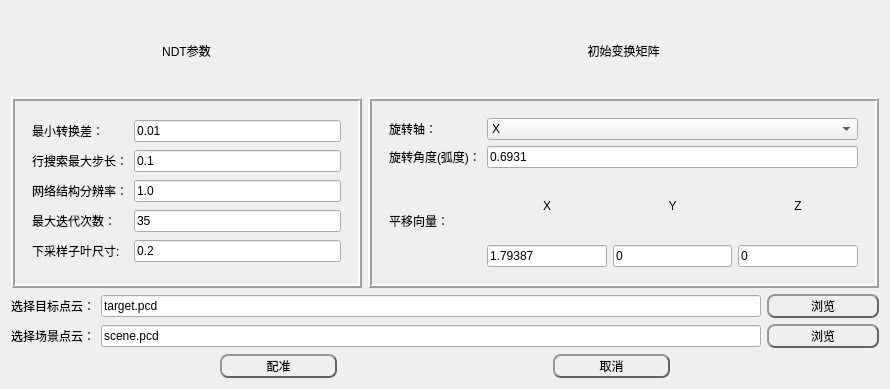
<?xml version="1.0" encoding="UTF-8"?>
<ui version="4.0">
 <class>NDTDlgClass</class>
 <widget class="QWidget" name="NDTDlgClass">
  <property name="geometry">
   <rect>
    <x>0</x>
    <y>0</y>
    <width>880</width>
    <height>389</height>
   </rect>
  </property>
  <property name="windowTitle">
   <string>NDT配准</string>
  </property>
  <layout class="QGridLayout" name="gridLayout_2">
   <item row="0" column="0">
    <layout class="QGridLayout" name="gridLayout_3">
     <item row="0" column="1">
      <widget class="QLabel" name="label_9">
       <property name="text">
        <string>&lt;html&gt;&lt;head/&gt;&lt;body&gt;&lt;p align=&quot;center&quot;&gt;初始变换矩阵&lt;/p&gt;&lt;/body&gt;&lt;/html&gt;</string>
       </property>
      </widget>
     </item>
     <item row="0" column="0">
      <widget class="QLabel" name="label_8">
       <property name="text">
        <string>&lt;html&gt;&lt;head/&gt;&lt;body&gt;&lt;p align=&quot;center&quot;&gt;NDT参数&lt;/p&gt;&lt;/body&gt;&lt;/html&gt;</string>
       </property>
      </widget>
     </item>
     <item row="1" column="1">
      <widget class="QFrame" name="frame">
       <property name="minimumSize">
        <size>
         <width>511</width>
         <height>171</height>
        </size>
       </property>
       <property name="frameShape">
        <enum>QFrame::Box</enum>
       </property>
       <property name="frameShadow">
        <enum>QFrame::Raised</enum>
       </property>
       <property name="lineWidth">
        <number>2</number>
       </property>
       <widget class="QWidget" name="layoutWidget">
        <property name="geometry">
         <rect>
          <x>10</x>
          <y>10</y>
          <width>491</width>
          <height>171</height>
         </rect>
        </property>
        <layout class="QGridLayout" name="gridLayout_4">
         <item row="1" column="0">
          <widget class="QLabel" name="label_13">
           <property name="text">
            <string>旋转角度(弧度)：</string>
           </property>
          </widget>
         </item>
         <item row="0" column="0">
          <widget class="QLabel" name="label_11">
           <property name="text">
            <string>旋转轴：</string>
           </property>
          </widget>
         </item>
         <item row="1" column="1">
          <widget class="QLineEdit" name="AngleRotation">
           <property name="text">
            <string>0.6931</string>
           </property>
          </widget>
         </item>
         <item row="0" column="1">
          <widget class="QComboBox" name="Axis">
           <item>
            <property name="text">
             <string>X</string>
            </property>
           </item>
           <item>
            <property name="text">
             <string>Y</string>
            </property>
           </item>
           <item>
            <property name="text">
             <string>Z</string>
            </property>
           </item>
           <item>
            <property name="text">
             <string>W</string>
            </property>
           </item>
          </widget>
         </item>
         <item row="2" column="0">
          <widget class="QLabel" name="label_14">
           <property name="text">
            <string>平移向量：</string>
           </property>
          </widget>
         </item>
         <item row="2" column="1">
          <layout class="QGridLayout" name="gridLayout_5">
           <item row="1" column="3">
            <widget class="QLineEdit" name="Z">
             <property name="text">
              <string>0</string>
             </property>
            </widget>
           </item>
           <item row="0" column="1">
            <widget class="QLabel" name="label_15">
             <property name="text">
              <string>&lt;html&gt;&lt;head/&gt;&lt;body&gt;&lt;p align=&quot;center&quot;&gt;X&lt;/p&gt;&lt;/body&gt;&lt;/html&gt;</string>
             </property>
            </widget>
           </item>
           <item row="0" column="3">
            <widget class="QLabel" name="label_17">
             <property name="text">
              <string>&lt;html&gt;&lt;head/&gt;&lt;body&gt;&lt;p align=&quot;center&quot;&gt;Z&lt;/p&gt;&lt;/body&gt;&lt;/html&gt;</string>
             </property>
            </widget>
           </item>
           <item row="1" column="2">
            <widget class="QLineEdit" name="Y">
             <property name="text">
              <string>0</string>
             </property>
            </widget>
           </item>
           <item row="1" column="1">
            <widget class="QLineEdit" name="X">
             <property name="text">
              <string>1.79387</string>
             </property>
            </widget>
           </item>
           <item row="0" column="2">
            <widget class="QLabel" name="label_16">
             <property name="text">
              <string>&lt;html&gt;&lt;head/&gt;&lt;body&gt;&lt;p align=&quot;center&quot;&gt;Y&lt;/p&gt;&lt;/body&gt;&lt;/html&gt;</string>
             </property>
            </widget>
           </item>
          </layout>
         </item>
        </layout>
       </widget>
      </widget>
     </item>
     <item row="1" column="0">
      <widget class="QFrame" name="frame_2">
       <property name="minimumSize">
        <size>
         <width>351</width>
         <height>191</height>
        </size>
       </property>
       <property name="frameShape">
        <enum>QFrame::Box</enum>
       </property>
       <property name="frameShadow">
        <enum>QFrame::Raised</enum>
       </property>
       <property name="lineWidth">
        <number>2</number>
       </property>
       <widget class="QWidget" name="layoutWidget">
        <property name="geometry">
         <rect>
          <x>10</x>
          <y>10</y>
          <width>331</width>
          <height>171</height>
         </rect>
        </property>
        <layout class="QGridLayout" name="gridLayout">
         <item row="2" column="0">
          <widget class="QLabel" name="label_6">
           <property name="text">
            <string>网络结构分辨率：</string>
           </property>
          </widget>
         </item>
         <item row="0" column="1">
          <widget class="QLineEdit" name="TransformationEpsilon">
           <property name="minimumSize">
            <size>
             <width>80</width>
             <height>0</height>
            </size>
           </property>
           <property name="text">
            <string>0.01</string>
           </property>
          </widget>
         </item>
         <item row="1" column="1">
          <widget class="QLineEdit" name="StepSize">
           <property name="text">
            <string>0.1</string>
           </property>
          </widget>
         </item>
         <item row="0" column="0">
          <widget class="QLabel" name="label_4">
           <property name="text">
            <string>最小转换差：</string>
           </property>
          </widget>
         </item>
         <item row="3" column="1">
          <widget class="QLineEdit" name="MaximumIterations">
           <property name="text">
            <string>35</string>
           </property>
          </widget>
         </item>
         <item row="1" column="0">
          <widget class="QLabel" name="label_5">
           <property name="text">
            <string>行搜索最大步长：</string>
           </property>
          </widget>
         </item>
         <item row="3" column="0">
          <widget class="QLabel" name="label_7">
           <property name="text">
            <string>最大迭代次数：</string>
           </property>
          </widget>
         </item>
         <item row="2" column="1">
          <widget class="QLineEdit" name="Resolution">
           <property name="text">
            <string>1.0</string>
           </property>
          </widget>
         </item>
         <item row="4" column="0">
          <widget class="QLabel" name="label_3">
           <property name="text">
            <string>下采样子叶尺寸:</string>
           </property>
          </widget>
         </item>
         <item row="4" column="1">
          <widget class="QLineEdit" name="leaf">
           <property name="minimumSize">
            <size>
             <width>80</width>
             <height>0</height>
            </size>
           </property>
           <property name="text">
            <string>0.2</string>
           </property>
          </widget>
         </item>
        </layout>
       </widget>
      </widget>
     </item>
    </layout>
   </item>
   <item row="1" column="0">
    <layout class="QGridLayout" name="gridLayout_6">
     <item row="0" column="1">
      <widget class="QLineEdit" name="PathTarget">
       <property name="text">
        <string>target.pcd</string>
       </property>
      </widget>
     </item>
     <item row="0" column="2">
      <widget class="QPushButton" name="BrowseTarget">
       <property name="minimumSize">
        <size>
         <width>112</width>
         <height>24</height>
        </size>
       </property>
       <property name="maximumSize">
        <size>
         <width>112</width>
         <height>16777215</height>
        </size>
       </property>
       <property name="styleSheet">
        <string notr="true">QPushButton{
	color: rgb(0, 0, 0);
	background-color: rgba(255, 255, 255,0);
	border:2px outset rgb(100, 100, 100);
	border-radius:8px;
  	text-align: center center;
} 

/*鼠标放在按钮上方*/
QPushButton:hover:enabled {
	background-color: rgba(255, 255, 255,150);
	border:2px outset rgba(100, 100, 100,150);
} 

/*鼠标点击按钮*/
QPushButton:pressed:enabled {
	background-color: rgba(255, 255, 255,255);
	border:4px outset rgba(100, 100, 100,255);
}

QPushButton:enabled{ 
	color: rgb(0, 0, 0);
	background-color: rgba(255, 255, 255,0);
	border:2px outset rgb(100, 100, 100);
}

QPushButton:disabled{ 
	color: rgb(150, 150, 150);
	background-color: rgba(150, 150, 150,0);
	border:2px outset rgb(100, 100, 100);
}</string>
       </property>
       <property name="text">
        <string>浏览</string>
       </property>
      </widget>
     </item>
     <item row="1" column="0">
      <widget class="QLabel" name="label_18">
       <property name="text">
        <string>选择场景点云：</string>
       </property>
      </widget>
     </item>
     <item row="0" column="0">
      <widget class="QLabel" name="label_12">
       <property name="text">
        <string>选择目标点云：</string>
       </property>
      </widget>
     </item>
     <item row="1" column="1">
      <widget class="QLineEdit" name="PathScene">
       <property name="text">
        <string>scene.pcd</string>
       </property>
      </widget>
     </item>
     <item row="1" column="2">
      <widget class="QPushButton" name="BrowseScene">
       <property name="minimumSize">
        <size>
         <width>112</width>
         <height>24</height>
        </size>
       </property>
       <property name="maximumSize">
        <size>
         <width>112</width>
         <height>16777215</height>
        </size>
       </property>
       <property name="styleSheet">
        <string notr="true">QPushButton{
	color: rgb(0, 0, 0);
	background-color: rgba(255, 255, 255,0);
	border:2px outset rgb(100, 100, 100);
	border-radius:8px;
  	text-align: center center;
} 

/*鼠标放在按钮上方*/
QPushButton:hover:enabled {
	background-color: rgba(255, 255, 255,150);
	border:2px outset rgba(100, 100, 100,150);
} 

/*鼠标点击按钮*/
QPushButton:pressed:enabled {
	background-color: rgba(255, 255, 255,255);
	border:4px outset rgba(100, 100, 100,255);
}

QPushButton:enabled{ 
	color: rgb(0, 0, 0);
	background-color: rgba(255, 255, 255,0);
	border:2px outset rgb(100, 100, 100);
}

QPushButton:disabled{ 
	color: rgb(150, 150, 150);
	background-color: rgba(150, 150, 150,0);
	border:2px outset rgb(100, 100, 100);
}</string>
       </property>
       <property name="text">
        <string>浏览</string>
       </property>
      </widget>
     </item>
    </layout>
   </item>
   <item row="2" column="0">
    <layout class="QHBoxLayout" name="horizontalLayout">
     <item>
      <spacer name="horizontalSpacer_4">
       <property name="orientation">
        <enum>Qt::Horizontal</enum>
       </property>
       <property name="sizeHint" stdset="0">
        <size>
         <width>40</width>
         <height>20</height>
        </size>
       </property>
      </spacer>
     </item>
     <item>
      <widget class="QPushButton" name="btn_ok">
       <property name="minimumSize">
        <size>
         <width>117</width>
         <height>24</height>
        </size>
       </property>
       <property name="maximumSize">
        <size>
         <width>117</width>
         <height>16777215</height>
        </size>
       </property>
       <property name="styleSheet">
        <string notr="true">QPushButton{
	color: rgb(0, 0, 0);
	background-color: rgba(255, 255, 255,0);
	border:2px outset rgb(100, 100, 100);
	border-radius:8px;
  	text-align: center center;
} 

/*鼠标放在按钮上方*/
QPushButton:hover:enabled {
	background-color: rgba(255, 255, 255,150);
	border:2px outset rgba(100, 100, 100,150);
} 

/*鼠标点击按钮*/
QPushButton:pressed:enabled {
	background-color: rgba(255, 255, 255,255);
	border:4px outset rgba(100, 100, 100,255);
}

QPushButton:enabled{ 
	color: rgb(0, 0, 0);
	background-color: rgba(255, 255, 255,0);
	border:2px outset rgb(100, 100, 100);
}

QPushButton:disabled{ 
	color: rgb(150, 150, 150);
	background-color: rgba(150, 150, 150,0);
	border:2px outset rgb(100, 100, 100);
}</string>
       </property>
       <property name="text">
        <string>配准</string>
       </property>
      </widget>
     </item>
     <item>
      <spacer name="horizontalSpacer_5">
       <property name="orientation">
        <enum>Qt::Horizontal</enum>
       </property>
       <property name="sizeHint" stdset="0">
        <size>
         <width>40</width>
         <height>20</height>
        </size>
       </property>
      </spacer>
     </item>
     <item>
      <widget class="QPushButton" name="btn_cancel">
       <property name="minimumSize">
        <size>
         <width>117</width>
         <height>24</height>
        </size>
       </property>
       <property name="styleSheet">
        <string notr="true">QPushButton{
	color: rgb(0, 0, 0);
	background-color: rgba(255, 255, 255,0);
	border:2px outset rgb(100, 100, 100);
	border-radius:8px;
  	text-align: center center;
} 

/*鼠标放在按钮上方*/
QPushButton:hover:enabled {
	background-color: rgba(255, 255, 255,150);
	border:2px outset rgba(100, 100, 100,150);
} 

/*鼠标点击按钮*/
QPushButton:pressed:enabled {
	background-color: rgba(255, 255, 255,255);
	border:4px outset rgba(100, 100, 100,255);
}

QPushButton:enabled{ 
	color: rgb(0, 0, 0);
	background-color: rgba(255, 255, 255,0);
	border:2px outset rgb(100, 100, 100);
}

QPushButton:disabled{ 
	color: rgb(150, 150, 150);
	background-color: rgba(150, 150, 150,0);
	border:2px outset rgb(100, 100, 100);
}</string>
       </property>
       <property name="text">
        <string>取消</string>
       </property>
      </widget>
     </item>
     <item>
      <spacer name="horizontalSpacer_6">
       <property name="orientation">
        <enum>Qt::Horizontal</enum>
       </property>
       <property name="sizeHint" stdset="0">
        <size>
         <width>40</width>
         <height>20</height>
        </size>
       </property>
      </spacer>
     </item>
    </layout>
   </item>
  </layout>
 </widget>
 <layoutdefault spacing="6" margin="11"/>
 <resources/>
 <connections/>
</ui>
